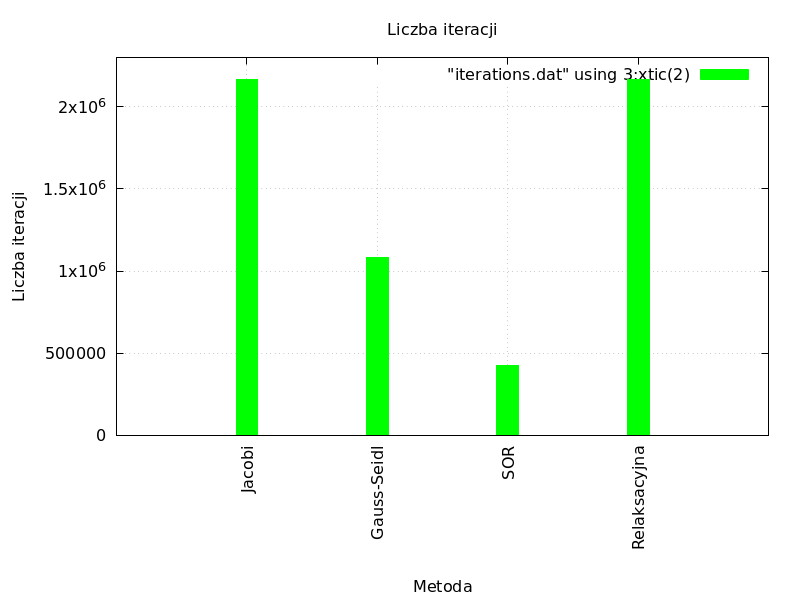

Generate this figure with gnuplot:
#!/usr/bin/gnuplot -persist

set terminal pngcairo size 800,600
red = "#FF0000"; green = "#00FF00"; blue = "#0000FF"; skyblue = "#87CEEB";
set output "n_iterations.png"
set yrange [0:2300000]
set style data histogram
set xtics format ""
set boxwidth 0.5
set ylabel "Liczba iteracji"
set xlabel "Metoda"
set xtics rotate
set grid
set title "Liczba iteracji"
set style fill solid

plot "iterations.dat" using 3:xtic(2) linecolor rgb green

